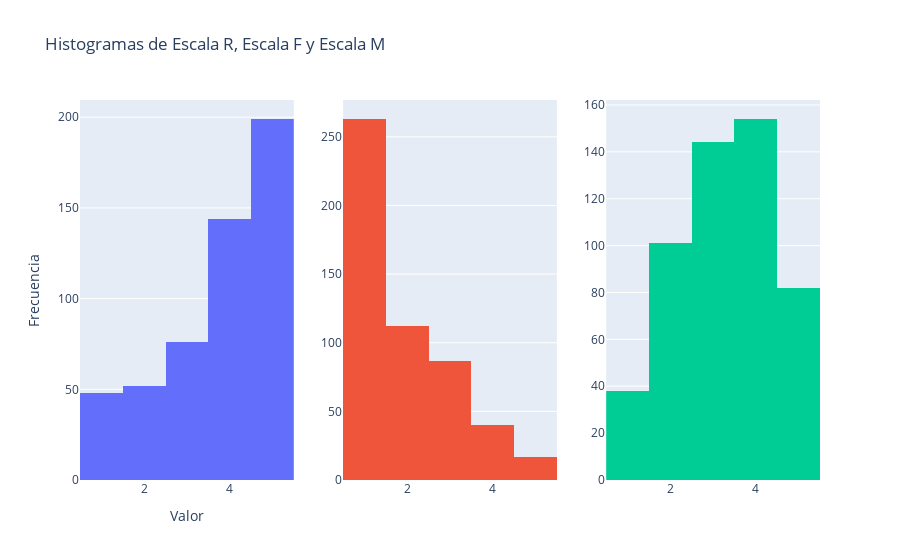
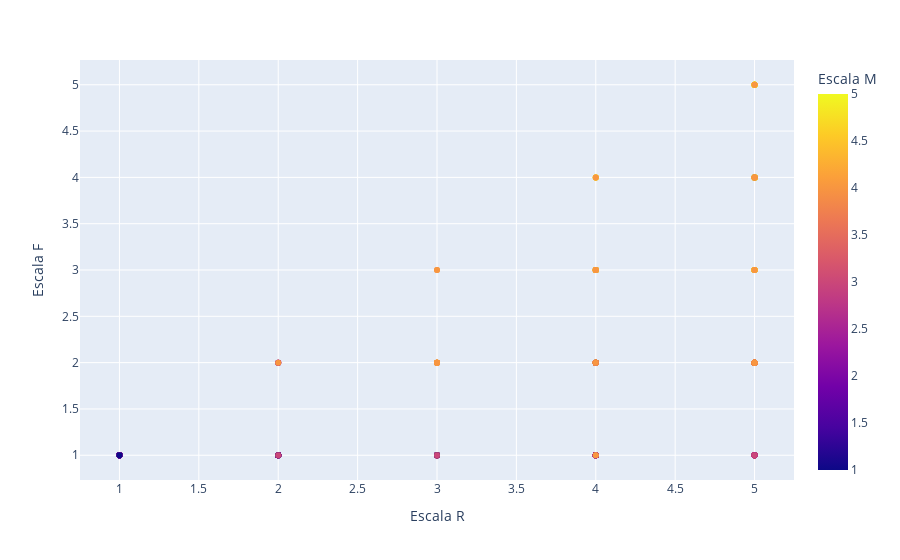
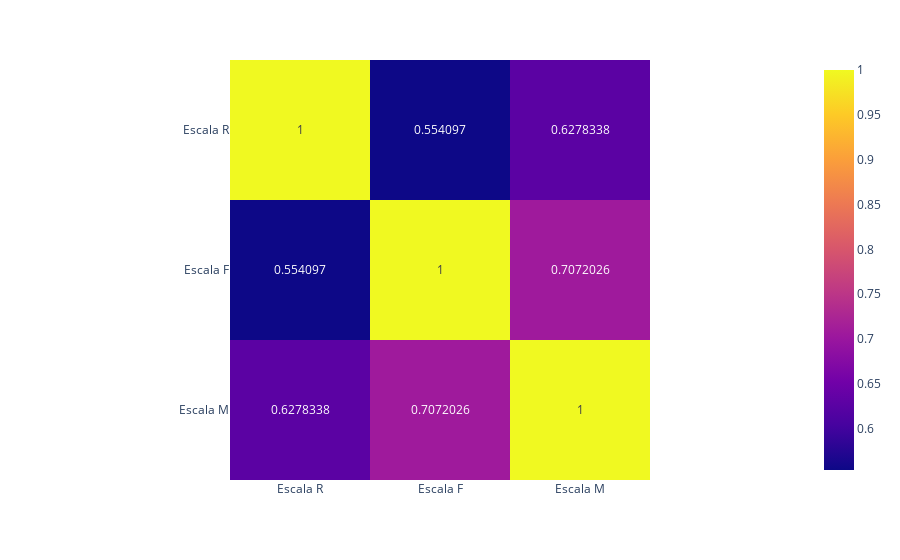

These figures' notebook cell, in order:
### Code cell
EDA(df_EDA)

### Figure 1 — Plotly figure (JSON) as saved in the notebook; plotly's stock layout.template omitted (floating-point values rounded to 4 significant figures; data arrays with more than 128 entries replaced by an {"elided": "..."} marker saying what was removed)
{"data": [{"histfunc": "avg", "showlegend": false, "type": "histogram", "x": {"elided": "519 int values"}, "xaxis": "x", "yaxis": "y"}, {"histfunc": "avg", "showlegend": false, "type": "histogram", "x": {"elided": "519 int values"}, "xaxis": "x2", "yaxis": "y2"}, {"histfunc": "avg", "showlegend": false, "type": "histogram", "x": {"elided": "519 int values"}, "xaxis": "x3", "yaxis": "y3"}], "layout": {"showlegend": false, "title": {"text": "Histogramas de Escala R, Escala F y Escala M"}, "xaxis": {"anchor": "y", "domain": [0, 0.2889], "title": {"text": "Valor"}}, "xaxis2": {"anchor": "y2", "domain": [0.3556, 0.6444]}, "xaxis3": {"anchor": "y3", "domain": [0.7111, 1]}, "yaxis": {"anchor": "x", "domain": [0, 1], "title": {"text": "Frecuencia"}}, "yaxis2": {"anchor": "x2", "domain": [0, 1]}, "yaxis3": {"anchor": "x3", "domain": [0, 1]}}}

### Figure 2 — Plotly figure (JSON) as saved in the notebook; plotly's stock layout.template omitted (floating-point values rounded to 4 significant figures; data arrays with more than 128 entries replaced by an {"elided": "..."} marker saying what was removed)
{"data": [{"hovertemplate": "Escala R=%{x}<br>Escala F=%{y}<br>Escala M=%{marker.color}<extra></extra>", "legendgroup": "", "marker": {"color": {"elided": "519 int values"}, "coloraxis": "coloraxis", "symbol": "circle"}, "mode": "markers", "name": "", "orientation": "v", "showlegend": false, "type": "scatter", "x": {"elided": "519 int values"}, "xaxis": "x", "y": {"elided": "519 int values"}, "yaxis": "y"}], "layout": {"coloraxis": {"colorbar": {"title": {"text": "Escala M"}}, "colorscale": [[0, "#0d0887"], [0.1111, "#46039f"], [0.2222, "#7201a8"], [0.3333, "#9c179e"], [0.4444, "#bd3786"], [0.5556, "#d8576b"], [0.6667, "#ed7953"], [0.7778, "#fb9f3a"], [0.8889, "#fdca26"], [1, "#f0f921"]]}, "legend": {"tracegroupgap": 0}, "margin": {"t": 60}, "xaxis": {"anchor": "y", "domain": [0, 1], "title": {"text": "Escala R"}}, "yaxis": {"anchor": "x", "domain": [0, 1], "title": {"text": "Escala F"}}}}

### Figure 3 — Plotly figure (JSON) as saved in the notebook; plotly's stock layout.template omitted (floating-point values rounded to 4 significant figures)
{"data": [{"coloraxis": "coloraxis", "hovertemplate": "x: %{x}<br>y: %{y}<br>color: %{z}<extra></extra>", "name": "0", "texttemplate": "%{z}", "type": "heatmap", "x": ["Escala R", "Escala F", "Escala M"], "xaxis": "x", "y": ["Escala R", "Escala F", "Escala M"], "yaxis": "y", "z": [[1, 0.5541, 0.6278], [0.5541, 1, 0.7072], [0.6278, 0.7072, 1]]}], "layout": {"coloraxis": {"colorscale": [[0, "#0d0887"], [0.1111, "#46039f"], [0.2222, "#7201a8"], [0.3333, "#9c179e"], [0.4444, "#bd3786"], [0.5556, "#d8576b"], [0.6667, "#ed7953"], [0.7778, "#fb9f3a"], [0.8889, "#fdca26"], [1, "#f0f921"]]}, "margin": {"t": 60}, "xaxis": {"anchor": "y", "constrain": "domain", "domain": [0, 1], "scaleanchor": "y"}, "yaxis": {"anchor": "x", "autorange": "reversed", "constrain": "domain", "domain": [0, 1]}}}
